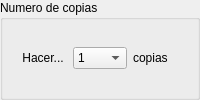
           <widget class="QGroupBox" name="groupBox_13">
            <property name="title">
             <string>Numero de copias</string>
            </property>
            <layout class="QGridLayout" name="gridLayout_24">
             <item row="0" column="0">
              <layout class="QGridLayout" name="gridLayout_23">
               <item row="0" column="0">
                <widget class="QLabel" name="label_6">
                 <property name="text">
                  <string>Hacer... </string>
                 </property>
                 <property name="alignment">
                  <set>Qt::AlignRight|Qt::AlignTrailing|Qt::AlignVCenter</set>
                 </property>
                </widget>
               </item>
               <item row="0" column="1">
                <widget class="QComboBox" name="comboBox_2">
                 <item>
                  <property name="text">
                   <string>1</string>
                  </property>
                 </item>
                 <item>
                  <property name="text">
                   <string>2</string>
                  </property>
                 </item>
                 <item>
                  <property name="text">
                   <string>3</string>
                  </property>
                 </item>
                 <item>
                  <property name="text">
                   <string>4</string>
                  </property>
                 </item>
                 <item>
                  <property name="text">
                   <string>5</string>
                  </property>
                 </item>
                 <item>
                  <property name="text">
                   <string>6</string>
                  </property>
                 </item>
                 <item>
                  <property name="text">
                   <string>7</string>
                  </property>
                 </item>
                 <item>
                  <property name="text">
                   <string>8</string>
                  </property>
                 </item>
                 <item>
                  <property name="text">
                   <string>9</string>
                  </property>
                 </item>
                 <item>
                  <property name="text">
                   <string>10</string>
                  </property>
                 </item>
                </widget>
               </item>
               <item row="0" column="2">
                <widget class="QLabel" name="label_7">
                 <property name="text">
                  <string>copias</string>
                 </property>
                </widget>
               </item>
              </layout>
             </item>
            </layout>
           </widget>
